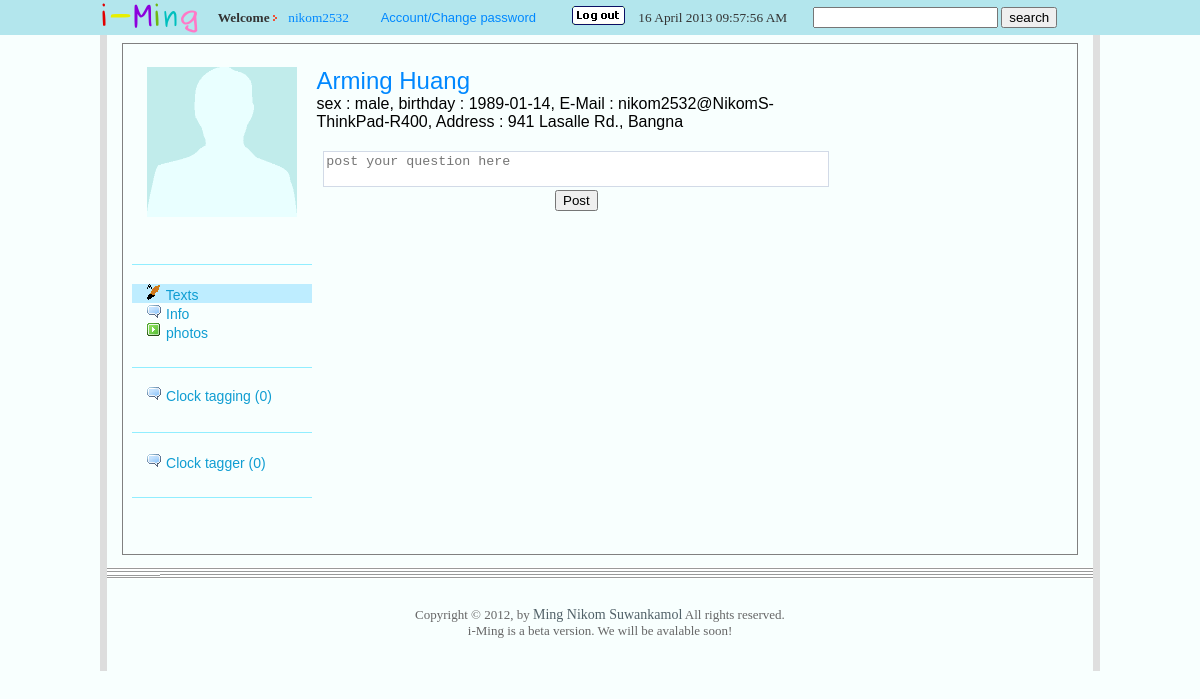
/main/text/index.php (signed in), run on the app's committed database.
### tables this page shows
CREATE TABLE IF NOT EXISTS `social_iMing_customer_v3` (
  `username` varchar(20) NOT NULL,
  `password` varchar(100) NOT NULL,
  `name` varchar(100) NOT NULL,
  `sex` char(1) NOT NULL,
  `birthday` date NOT NULL,
  `email` varchar(150) NOT NULL,
  `address` text NOT NULL,
  `regis_date` datetime NOT NULL,
  `regis_ip` varchar(50) NOT NULL,
  `last_login` datetime NOT NULL,
  `enable` char(1) NOT NULL,
  `admin` char(1) NOT NULL,
  PRIMARY KEY (`username`),
  UNIQUE KEY `email` (`email`)
);

### src/lib/conn.inc.php (called while the page is built)
<?
	  $db=new DB('localhost','iming','iming','i-Ming');
?>

### src/lib/DB.php (called while the page is built, shortened)
<?php
class DB
	{
		var $host='';
		var $user ='';
		var $password='';
		var $persistent=false;
		var $conn=NULL;
		var $result=false;
		function DB($host,$user,$password,$database,$persistent=false){
			$this->host=$host;
			$this->user=$user;
			$this->password=$password;
			$this->persistent=$persistent;
		}
		function open(){
			if ($this->persistent){
				$func='mysql_pconnect';
			}else{
				$func='mysql_connect';
			}
			$this->conn=@$func($this->host,$this->user,$this->password);
			return true;
		}
		function query($sql){
			$this->result=@mysql_query($sql,$this->conn);
			return ($this->result!=false);
		}
		function fetchAssoc(){
			return (@mysql_fetch_assoc($this->result));
		}
	}
?>

### src/main/text/index_BodyInclude.php (the view, shortened to what this page needs)
	<td align="left" VALIGN="top" width="55%">
		<font size="5" color="#000000">
          <?php
            $SQL="SELECT * FROM social_iMing_customer_v3 where username='$own_body'";
			$db->query($SQL);
            while($rs=$db->fetchAssoc()){
				if($friend != "")
					echo "<a href=\"".$_SERVER['PHP_SELF']."?friend=".$rs[username]."\">".$rs[name]."</a>";
				else
					echo "<a href=\"".$_SERVER['PHP_SELF']."\">".$rs[name]."</a>";
          ?>
		</font>
		<br />
		<font size="3" color="#000000">
          sex :
          <?php
              if($rs[sex] == 'm')
                echo "male,";
              else if($rs == 'f')
                echo "male,";
              else{ echo "unknown"; }
          ?>
          birthday :
          <?php
              echo $rs[birthday].",";
          ?>
          E-Mail :
          <?php
              echo $rs[email].",";
          ?>
          Address :
          <?php
              echo $rs[address];
			}
          ?>
          <br>
		</font>
<br>
		<table border="0" width="100%" align="center" VALIGN="top" cellpadding="2" cellspacing="2">
			<tr style="text-align: left; width: 100%;">
				<td VALIGN="top" style="text-align: center; width: 100%;">
					<form id="ask_question" action="<?=$rootpath?>main/text/" method="POST" onsubmit="return validate_questionForm()">
						<textarea cols="50" rows="3" name="comment" id="question" maxlength="2000" placeholder="post your question here" style="border: 1px solid #d2dae7; resize: none;"></textarea>
						<br>
						<input type="submit" value="Post">
					</form>
				</td>
			</tr>
		</table>
	</td>
	<td align="center" VALIGN="top" width="25%">
	</td>

### src/css/stype_textarea.css (style rules this page uses)
textarea { width:500px ; height:30px ; }

### src/include/index_head.php (style rules this page uses)
body { font-family: Arial, sans-serif }
A:link { COLOR: #0088ff; text-decoration: none; }

### data on the page
social_iming_customer_v3: name "Arming Huang", sex "male,", birthday "1989-01-14", email "nikom2532@NikomS-ThinkPad-R400", address "941 Lasalle Rd., Bangna"

### other printed values
$return_rows "0"
$_SESSION[su] "nikom2532"
